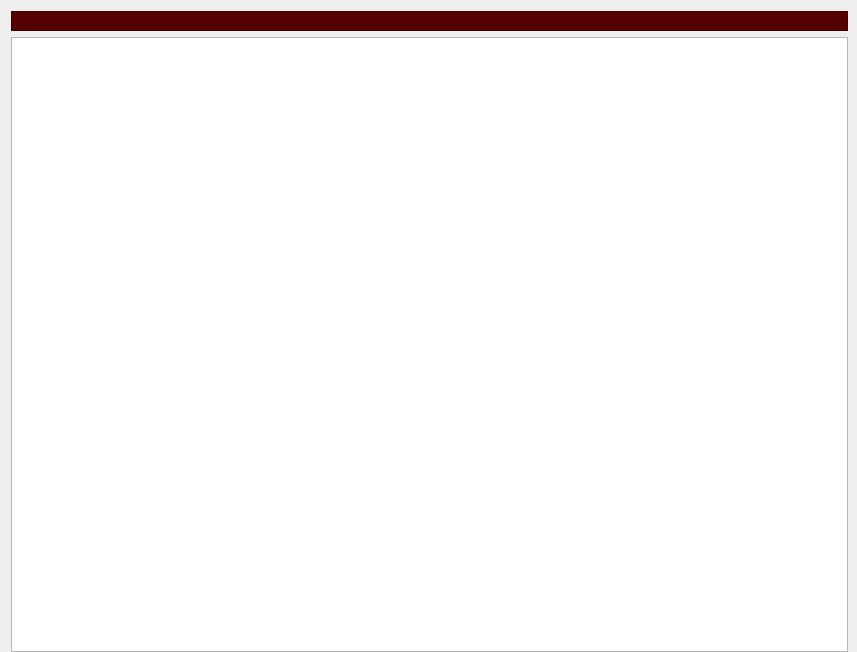
<?xml version="1.0" encoding="UTF-8"?>
<ui version="4.0">
 <class>Form</class>
 <widget class="QWidget" name="Form">
  <property name="geometry">
   <rect>
    <x>0</x>
    <y>0</y>
    <width>857</width>
    <height>652</height>
   </rect>
  </property>
  <property name="windowTitle">
   <string>Form</string>
  </property>
  <layout class="QVBoxLayout" name="verticalLayout">
   <property name="rightMargin">
    <number>9</number>
   </property>
   <property name="bottomMargin">
    <number>0</number>
   </property>
   <item>
    <widget class="QFrame" name="frame">
     <property name="sizePolicy">
      <sizepolicy hsizetype="Preferred" vsizetype="Fixed">
       <horstretch>0</horstretch>
       <verstretch>0</verstretch>
      </sizepolicy>
     </property>
     <property name="minimumSize">
      <size>
       <width>0</width>
       <height>20</height>
      </size>
     </property>
     <property name="styleSheet">
      <string notr="true">background-color: rgb(85, 0, 0);</string>
     </property>
     <property name="frameShape">
      <enum>QFrame::Shape::StyledPanel</enum>
     </property>
     <property name="frameShadow">
      <enum>QFrame::Shadow::Raised</enum>
     </property>
    </widget>
   </item>
   <item>
    <widget class="QTextEdit" name="textEdit"/>
   </item>
  </layout>
 </widget>
 <resources/>
 <connections/>
</ui>
